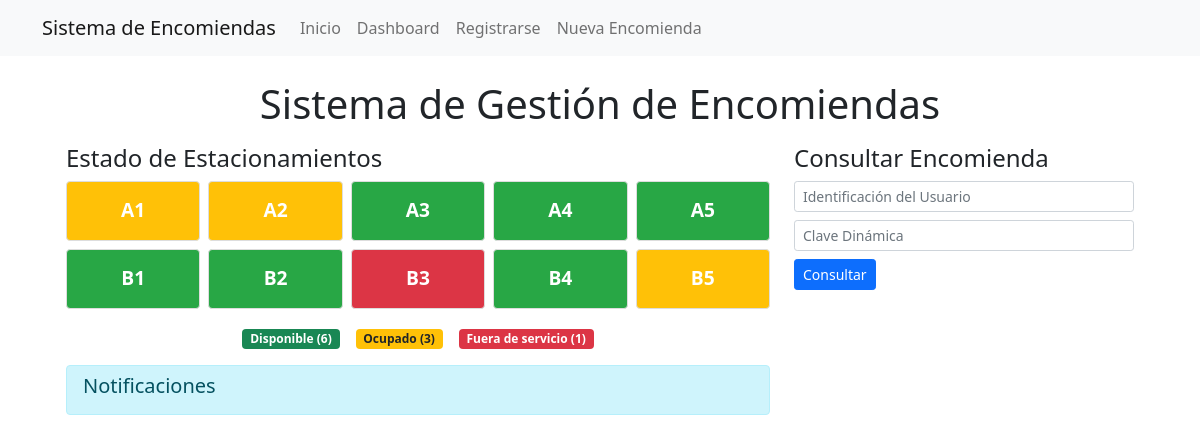
Before: / with the older database file.
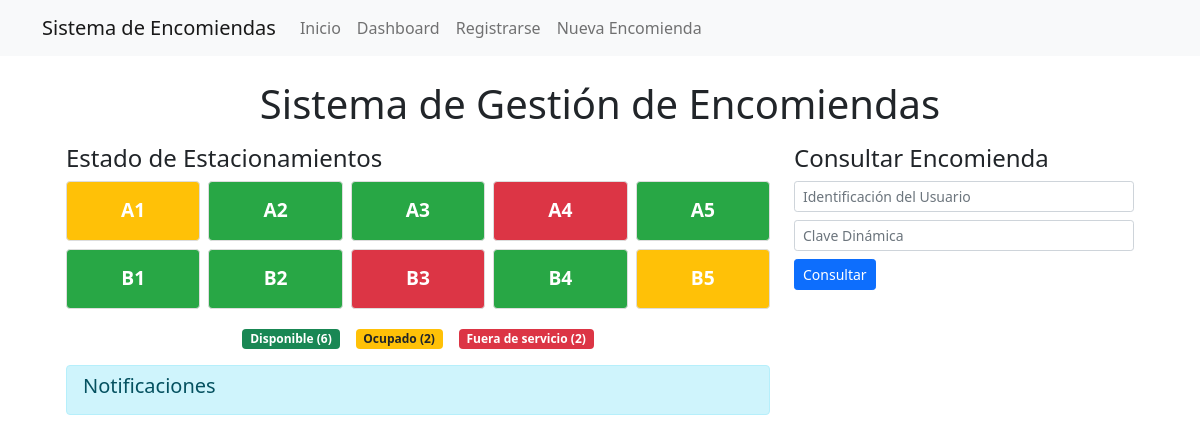
After: the same page with the newer database file.
### tables this page shows
CREATE TABLE garajes (
    id TEXT PRIMARY KEY,
    estado TEXT NOT NULL
);

### app.py (the view)
@app.route('/')
def index():
    conn = get_db_connection()
    estacionamientos = conn.execute('SELECT * FROM garajes').fetchall()
    conn.close()
    return render_template('index.html', estacionamientos=estacionamientos)

### app.py (called while the page is built)
def get_db_connection():
    conn = sqlite3.connect('database.db')
    conn.row_factory = sqlite3.Row
    return conn

### templates/index.html (shortened to what this page needs)
{% extends "base.html" %}
{% block content %}
<div class="container-fluid px-4">
    <h1 class="text-center my-3">Sistema de Gestión de Encomiendas</h1>
    <div class="row">
        <div class="col-md-8">
            <h2 class="h4 mb-2">Estado de Estacionamientos</h2>
            <div id="estacionamientos" class="row row-cols-5 g-2 mb-3">
                {% for estacionamiento in estacionamientos %}
                <div class="col">
                    <div class="estacionamiento {{ estacionamiento.estado }} p-2 text-center text-white">
                        {{ estacionamiento.id }}
                    </div>
                </div>
                {% endfor %}
            </div>
            <div class="d-flex justify-content-center mb-3">
                <div class="me-3">
                    <span class="badge bg-success">Disponible</span>
                </div>
                <div class="me-3">
                    <span class="badge bg-warning text-dark">Ocupado</span>
                </div>
                <div>
                    <span class="badge bg-danger">Fuera de servicio</span>
                </div>
            </div>
            <div id="notificaciones" class="alert alert-info py-2 px-3 mb-3">
                <h4 class="h5 mb-2">Notificaciones</h4>
            </div>
        </div>
        <div class="col-md-4">
            <h3 class="h4 mb-2">Consultar Encomienda</h3>
            <form id="consultaForm" class="mb-3">
                <div class="mb-2">
                    <input type="text" class="form-control form-control-sm" name="identificacion" placeholder="Identificación del Usuario" required>
                </div>
                <div class="mb-2">
                    <input type="text" class="form-control form-control-sm" name="clave_dinamica" placeholder="Clave Dinámica" required>
                </div>
                <button type="submit" class="btn btn-primary btn-sm">Consultar</button>
            </form>
        </div>
    </div>
</div>
{% endblock %}

### templates/base.html (shortened to what this page needs)
<!DOCTYPE html>
<html lang="es">
<head>
    <link href="https://cdn.jsdelivr.net/npm/bootstrap@5.1.3/dist/css/bootstrap.min.css" rel="stylesheet">
    <link rel="stylesheet" href="{{ url_for('static', filename='style.css') }}">
</head>
<body>
    <nav class="navbar navbar-expand-lg navbar-light bg-light">
        <div class="container">
            <a class="navbar-brand" href="{{ url_for('index') }}">Sistema de Encomiendas</a>
            <div class="collapse navbar-collapse" id="navbarNav">
                <ul class="navbar-nav">
                    <li class="nav-item"><a class="nav-link" href="{{ url_for('index') }}">Inicio</a></li>
                    <li class="nav-item"><a class="nav-link" href="{{ url_for('dashboard') }}">Dashboard</a></li>
                    <li class="nav-item"><a class="nav-link" href="{{ url_for('register') }}">Registrarse</a></li>
                    <li class="nav-item"><a class="nav-link" href="{{ url_for('encomienda') }}">Nueva Encomienda</a></li>
                </ul>
            </div>
        </div>
    </nav>
    <div class="container mt-4">
        {% block content %}{% endblock %}
    </div>
</body>
</html>

### static/style.css (style rules this page uses)
.estacionamiento { height: 60px; border-radius: 4px; border: 1px solid #ddd; cursor: pointer; font-size: 1.2em; font-weight: bold; display: flex; align-items: center; justify-content: center; }
.disponible { background-color: #28a745; color: white; }
.ocupado { background-color: #ffc107; color: black; }
.fuera_de_servicio { background-color: #dc3545; color: white; }

Changed rows visible on the page:
changed garajes "A2": estado "ocupado" → "disponible" (drawn)
changed garajes "A4": estado "disponible" → "fuera_de_servicio" (drawn)
Other visible differences:
text written by a page script: "Ocupado (3)" → "Ocupado (2)"
text written by a page script: "Fuera de servicio (1)" → "Fuera de servicio (2)"
